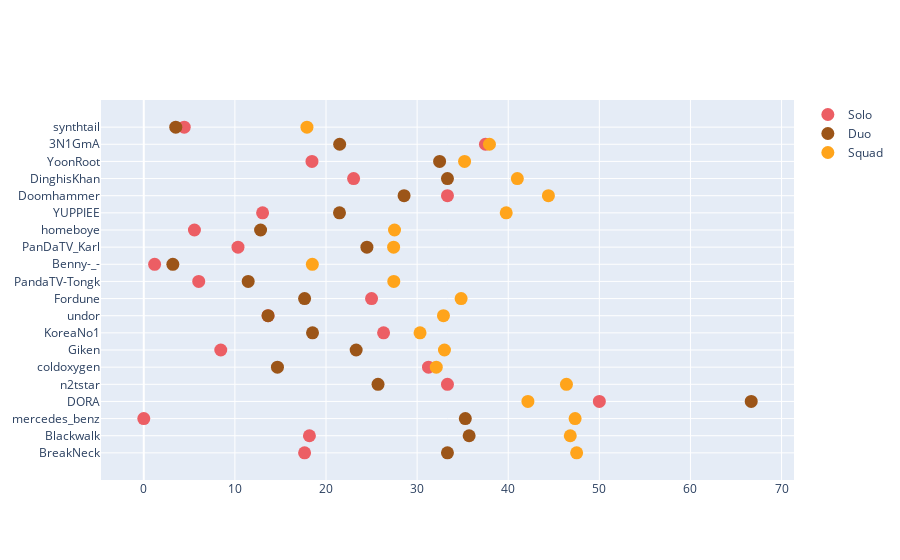

The notebook cell saved with this chart:
### Code cell
fig = go.Figure()
fig.add_trace(go.Scatter(
                          x = wins['solo_WinRatio'],
                          y = wins['player_name'],
                          marker=dict(color='#EC5E64', size = 13),
                          mode = 'markers',
                          name = 'Solo'
))

fig.add_trace(go.Scatter(
                          x = wins['duo_WinRatio'],
                          y = wins['player_name'],
                          marker=dict(color='#9C5518', size = 13),
                          mode = 'markers',
                          name = 'Duo'
))

fig.add_trace(go.Scatter(
                          x = wins['squad_WinRatio'],
                          y = wins['player_name'],
                          marker=dict(color='#FFA41B', size = 13),
                          mode = 'markers',
                          name = 'Squad'
))

fig.show()

### Figure 1 — Plotly figure (JSON) as saved in the notebook; plotly's stock layout.template omitted (floating-point values rounded to 4 significant figures)
{"data": [{"marker": {"color": "#EC5E64", "size": 13}, "mode": "markers", "name": "Solo", "type": "scatter", "x": [17.65, 18.18, 0, 50, 33.33, 31.25, 8.45, 26.32, 13.64, 25, 6.03, 1.19, 10.34, 5.56, 13.04, 33.33, 23.03, 18.46, 37.5, 4.44], "y": ["BreakNeck", "Blackwalk", "mercedes_benz", "DORA", "n2tstar", "coldoxygen", "Giken", "KoreaNo1", "undor", "Fordune", "PandaTV-Tongk", "Benny-_-", "PanDaTV_Karl", "homeboye", "YUPPIEE", "Doomhammer", "DinghisKhan", "YoonRoot", "3N1GmA", "synthtail"]}, {"marker": {"color": "#9C5518", "size": 13}, "mode": "markers", "name": "Duo", "type": "scatter", "x": [33.33, 35.71, 35.29, 66.67, 25.71, 14.67, 23.31, 18.52, 13.64, 17.65, 11.46, 3.19, 24.49, 12.82, 21.48, 28.57, 33.33, 32.47, 21.5, 3.51], "y": ["BreakNeck", "Blackwalk", "mercedes_benz", "DORA", "n2tstar", "coldoxygen", "Giken", "KoreaNo1", "undor", "Fordune", "PandaTV-Tongk", "Benny-_-", "PanDaTV_Karl", "homeboye", "YUPPIEE", "Doomhammer", "DinghisKhan", "YoonRoot", "3N1GmA", "synthtail"]}, {"marker": {"color": "#FFA41B", "size": 13}, "mode": "markers", "name": "Squad", "type": "scatter", "x": [47.51, 46.81, 47.34, 42.16, 46.39, 32.1, 33, 30.32, 32.89, 34.83, 27.44, 18.5, 27.42, 27.52, 39.78, 44.41, 41, 35.21, 37.94, 17.91], "y": ["BreakNeck", "Blackwalk", "mercedes_benz", "DORA", "n2tstar", "coldoxygen", "Giken", "KoreaNo1", "undor", "Fordune", "PandaTV-Tongk", "Benny-_-", "PanDaTV_Karl", "homeboye", "YUPPIEE", "Doomhammer", "DinghisKhan", "YoonRoot", "3N1GmA", "synthtail"]}], "layout": {}}
